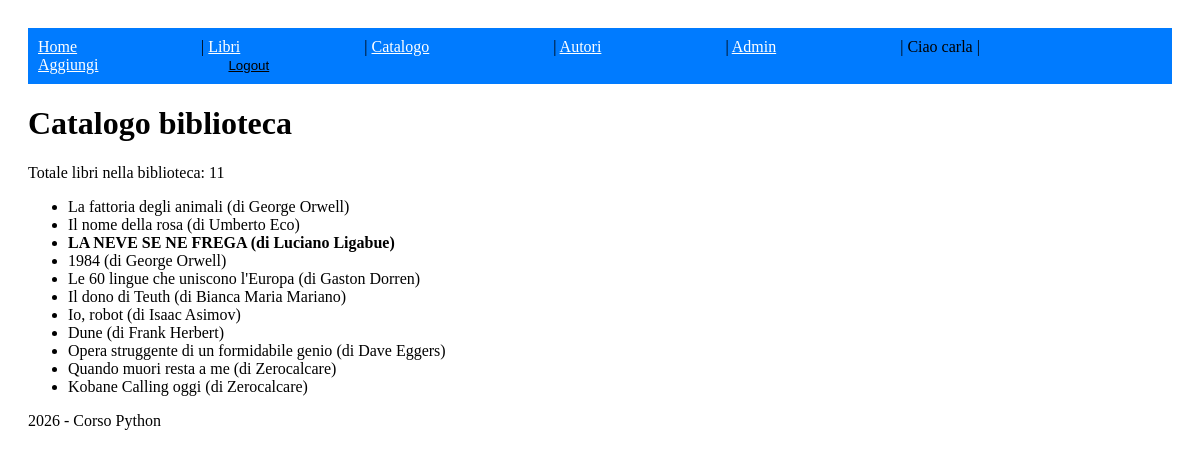
Page /catalogo/ (signed in) on the committed database.
### biblioteca/models.py (models this page shows, shortened)
class Libro(models.Model):
    titolo = models.CharField(max_length=200)
    autore = models.CharField(max_length=100)
    anno = models.PositiveIntegerField()
    genere = models.CharField(max_length=100, null=True, blank=True)
    lingua_og = models.CharField(max_length=50, null=True, blank=True)

### biblioteca/views.py (the view)
# urls.py: path('catalogo/', views.catalogo, name='catalogo'),
def catalogo(request):
    libri = Libro.objects.all()
    return render(request, 'biblioteca/catalogo.html', {
        'libri': libri,
        'totalelibri': len(libri)
    })

### biblioteca/templates/biblioteca/catalogo.html
{% extends 'base.html' %}
{% block content %}
<h1>Catalogo biblioteca</h1>
<p>Totale libri nella biblioteca: {{ totalelibri }}</p>
<ul>
     {% for libro in libri %}
        {% if libro.autore == 'Luciano Ligabue' %}
        <li><strong>{{ libro.titolo | upper }} (di {{ libro.autore }})</strong></li>
        {% else %}
            <li>{{ libro.titolo }} (di {{ libro.autore }})</li>
        {% endif %}
    {% endfor %}
</ul>
{% endblock %}

### biblioteca/templates/base.html (shortened to what this page needs)
<!DOCTYPE html>
{% load static %}
<html lang="en">
<head>
    <link rel="stylesheet" href="{% static 'css/style.css' %}">
</head>
<body>
    <nav>
        <a href="{% url 'home' %}">Home</a> |
        <a href="{% url 'lista' %}">Libri</a> |
        <a href="{% url 'catalogo' %}">Catalogo</a> |
        <a href="{% url 'autori' %}">Autori</a> |
        <a href="{% url 'admin:index' %}">Admin</a> |
        {% if user.is_authenticated %}
        Ciao {{ user.username }} |
        <a href="{% url 'aggiungi' %}">Aggiungi</a>
        <form action="{% url 'logout' %}" method="post" style="display: inline;">
            <button type="submit" style="background: none; border: none; color: inherit; text-decoration: underline; cursor: pointer;">Logout</button>
        </form>
        {% else %}
            <a href="{% url 'login' %}">Login</a>
        {% endif %}
    </nav>
    {% block content %}{% endblock %}
    <footer>2026 - Corso Python</footer>
</body>
</html>

### static/css/style.css (style rules this page uses)
body { font-family: Cambria, Cochin, Georgia, Times, 'Times New Roman', serif; padding: 20px; }
nav { background: #007bff; padding: 10px; }
nav a { color: white; margin-right: 10vw; }

### rows in the picture
Libro: titolo "La fattoria degli animali", autore "George Orwell"
Libro: titolo "Il nome della rosa", autore "Umberto Eco"
Libro: titolo "LA NEVE SE NE FREGA", autore "Luciano Ligabue"
Libro: titolo "1984", autore "George Orwell"
Libro: titolo "Le 60 lingue che uniscono l'Europa", autore "Gaston Dorren"
Libro: titolo "Il dono di Teuth", autore "Bianca Maria Mariano"
Libro: titolo "Io, robot", autore "Isaac Asimov"
Libro: titolo "Dune", autore "Frank Herbert"
Libro: titolo "Opera struggente di un formidabile genio", autore "Dave Eggers"
Libro: titolo "Quando muori resta a me", autore "Zerocalcare"
Libro: titolo "Kobane Calling oggi", autore "Zerocalcare"

### other values in the picture
{{ user.username }} "carla"
{{ totalelibri }} "11"
